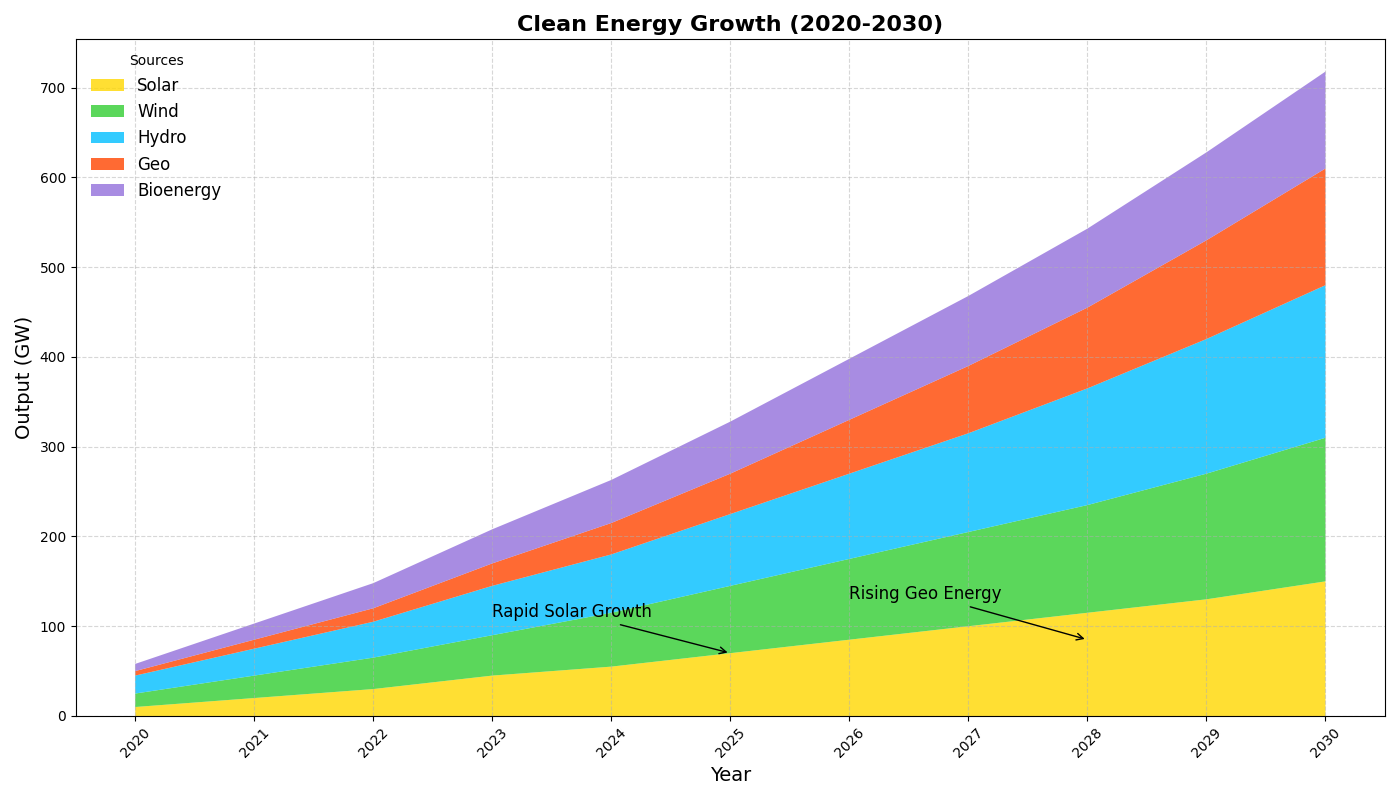

This chart was generated by the following Python code:
import matplotlib.pyplot as plt
import numpy as np

years = np.arange(2020, 2031)

solar_energy = [10, 20, 30, 45, 55, 70, 85, 100, 115, 130, 150]
wind_energy = [15, 25, 35, 45, 60, 75, 90, 105, 120, 140, 160]
hydro_energy = [20, 30, 40, 55, 65, 80, 95, 110, 130, 150, 170]
geothermal_energy = [5, 10, 15, 25, 35, 45, 60, 75, 90, 110, 130]
bioenergy = [8, 18, 28, 38, 48, 58, 68, 78, 88, 98, 108]  # New data series

color_palette = ['#FFD700', '#32CD32', '#00BFFF', '#FF4500', '#9370DB']  # Assign different colors

fig, ax = plt.subplots(figsize=(14, 8))

ax.stackplot(years, solar_energy, wind_energy, hydro_energy, geothermal_energy, bioenergy, 
             labels=['Solar', 'Wind', 'Hydro', 'Geo', 'Bioenergy'],
             colors=color_palette, alpha=0.8)

ax.set_title('Clean Energy Growth (2020-2030)', fontsize=16, fontweight='bold', ha='center')
ax.set_xlabel('Year', fontsize=14)
ax.set_ylabel('Output (GW)', fontsize=14)

ax.set_xticks(years)
ax.set_xticklabels(years, rotation=45)

ax.legend(loc='upper left', fontsize=12, title='Sources', frameon=False)

ax.grid(True, linestyle='--', alpha=0.5)

ax.annotate('Rapid Solar Growth', xy=(2025, 70), xytext=(2023, 110),
            arrowprops=dict(facecolor='black', arrowstyle='->'),
            fontsize=12, color='black')

ax.annotate('Rising Geo Energy', xy=(2028, 85), xytext=(2026, 130),
            arrowprops=dict(facecolor='black', arrowstyle='->'),
            fontsize=12, color='black')

plt.tight_layout()
plt.show()
